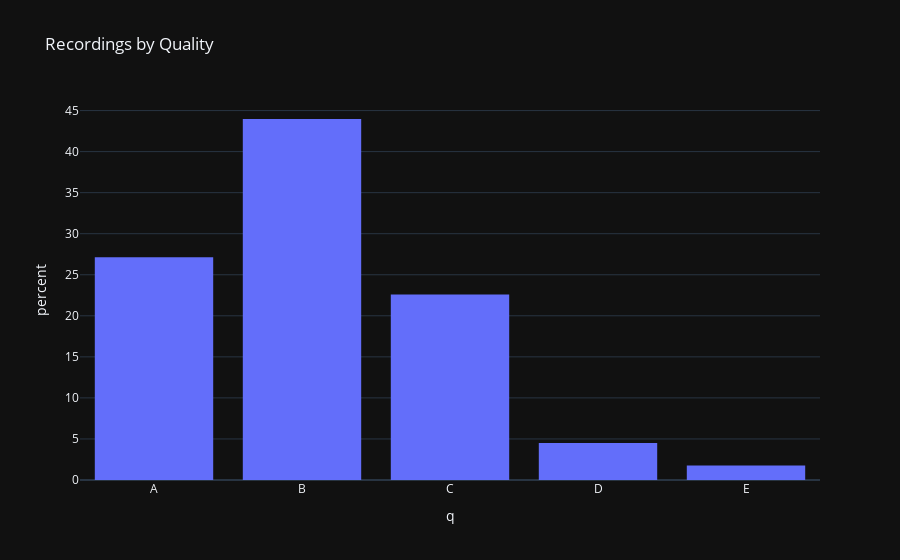

Notebook code cell kept with this figure:
### Code cell
px.histogram(df[uselful_cols], x='q', template='plotly_dark', category_orders=dict(q=['A', 'B', 'C', 'D']),
             title='Recordings by Quality', histnorm='percent')

### Figure 1 — Plotly figure (JSON) as saved in the notebook; plotly's stock layout.template omitted (floating-point values rounded to 4 significant figures; data arrays with more than 128 entries replaced by an {"elided": "..."} marker saying what was removed)
{"data": [{"alignmentgroup": "True", "bingroup": "x", "histnorm": "percent", "hovertemplate": "q=%{x}<br>percent=%{y}<extra></extra>", "legendgroup": "", "marker": {"color": "#636efa", "pattern": {"shape": ""}}, "name": "", "offsetgroup": "", "orientation": "v", "showlegend": false, "type": "histogram", "x": {"elided": "730 str values"}, "xaxis": "x", "yaxis": "y"}], "layout": {"barmode": "relative", "legend": {"tracegroupgap": 0}, "title": {"text": "Recordings by Quality"}, "xaxis": {"anchor": "y", "categoryarray": ["A", "B", "C", "D"], "categoryorder": "array", "domain": [0, 1], "title": {"text": "q"}}, "yaxis": {"anchor": "x", "domain": [0, 1], "title": {"text": "percent"}}}}
